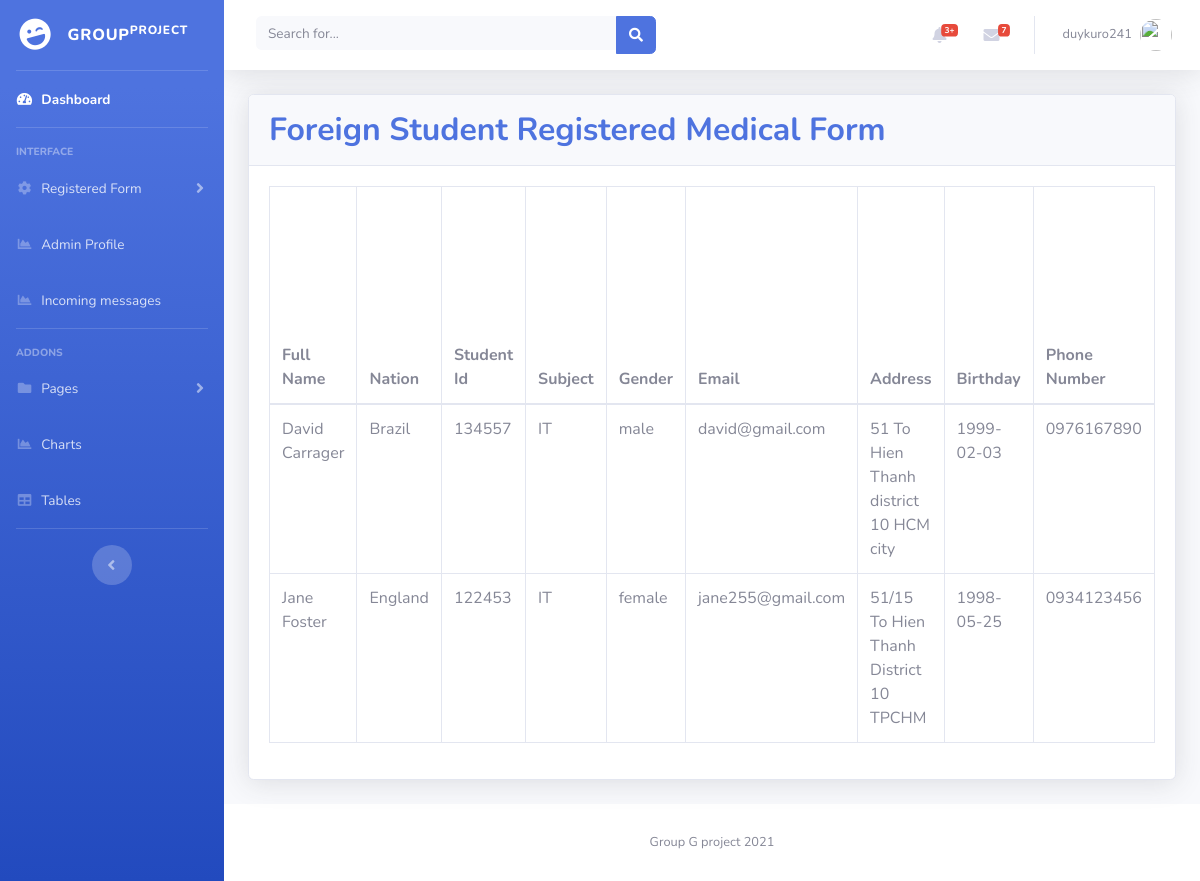
Page /admin/Foreign_form.php (signed in) on the committed database.
### tables this page shows
CREATE TABLE IF NOT EXISTS `foreign_student` (
  `id` int(255) NOT NULL AUTO_INCREMENT,
  `full_name` varchar(255) NOT NULL,
  `nation` varchar(255) NOT NULL,
  `student_id` int(255) NOT NULL,
  `subject` varchar(255) NOT NULL,
  `email` varchar(255) NOT NULL,
  `phone_number` char(255) NOT NULL,
  `address` varchar(255) NOT NULL,
  `birthday` varchar(255) NOT NULL,
  `gender` varchar(255) NOT NULL,
  `travel_from` varchar(255) NOT NULL,
  `symptom` varchar(255) NOT NULL,
  `contact_with_infected` text NOT NULL,
  `vaccine` varchar(255) NOT NULL,
  PRIMARY KEY (`id`)
);

### admin/Foreign_form.php (the view, shortened to what this page needs)
<?php
include('includes/header.php');
include('includes/navbar.php');
?>
<div class="container-fluid">
<div class="card shadow mb-4">
  <div class="card-header py-3">
    <h2 class="m-0 font-weight-bold text-primary">Foreign Student Registered Medical Form</h2>
  </div>
  <div class="card-body">
    <div class="table-responsive">
    <?php
    $connect = new mysqli("localhost","root","","simple_web");
    $query = "SELECT * FROM foreign_student";
    $query_run = mysqli_query($connect,$query);
     ?>
      <table class="table table-bordered" id="dataTable" width="100%" cellspacing="0">
        <thead>
          <tr>
            <th>Full Name</th>
            <th>Nation</th>
            <th>Student Id</th>
            <th>Subject</th>
            <th>Gender</th>
            <th>Email</th>
            <th>Address</th>
            <th>Birthday</th>
            <th>Phone Number</th>
          </tr>
        </thead>
        <tbody>
          <?php
          if (mysqli_num_rows($query_run) > 0) {
            while($row = mysqli_fetch_assoc($query_run)){
              ?>
              <tr>
                <td><?php echo $row['full_name']; ?></td>
                <td><?php echo $row['nation']; ?></td>
                <td><?php echo $row['student_id']; ?></td>
                <td><?php echo $row['subject']; ?></td>
                <td><?php echo $row['gender']; ?></td>
                <td><?php echo $row['email']; ?></td>
                <td><?php echo $row['address']; ?></td>
                <td><?php echo $row['birthday']; ?></td>
                <td><?php echo $row['phone_number']; ?></td>
              </tr>
              <?php
            }
          }
          else {
            echo "No record found";
          }
          ?>
        </tbody>
      </table>
    </div>
  </div>
</div>
</div>
<?php
include('includes/footer.php');
?>

### rows in the picture
foreign_student: full_name "David Carrager", nation "Brazil", student "134557", subject "IT", gender "male", email "david@gmail.com", address "51 To Hien Thanh district 10 HCM city", birthday "1999-02-03", phone_number "0976167890"
foreign_student: full_name "Jane Foster", nation "England", student "122453", subject "IT", gender "female", email "jane255@gmail.com", address "51/15 To Hien Thanh District 10 TPCHM", birthday "1998-05-25", phone_number "0934123456"

### other values in the picture
$_SESSION['username'] "duykuro241"
